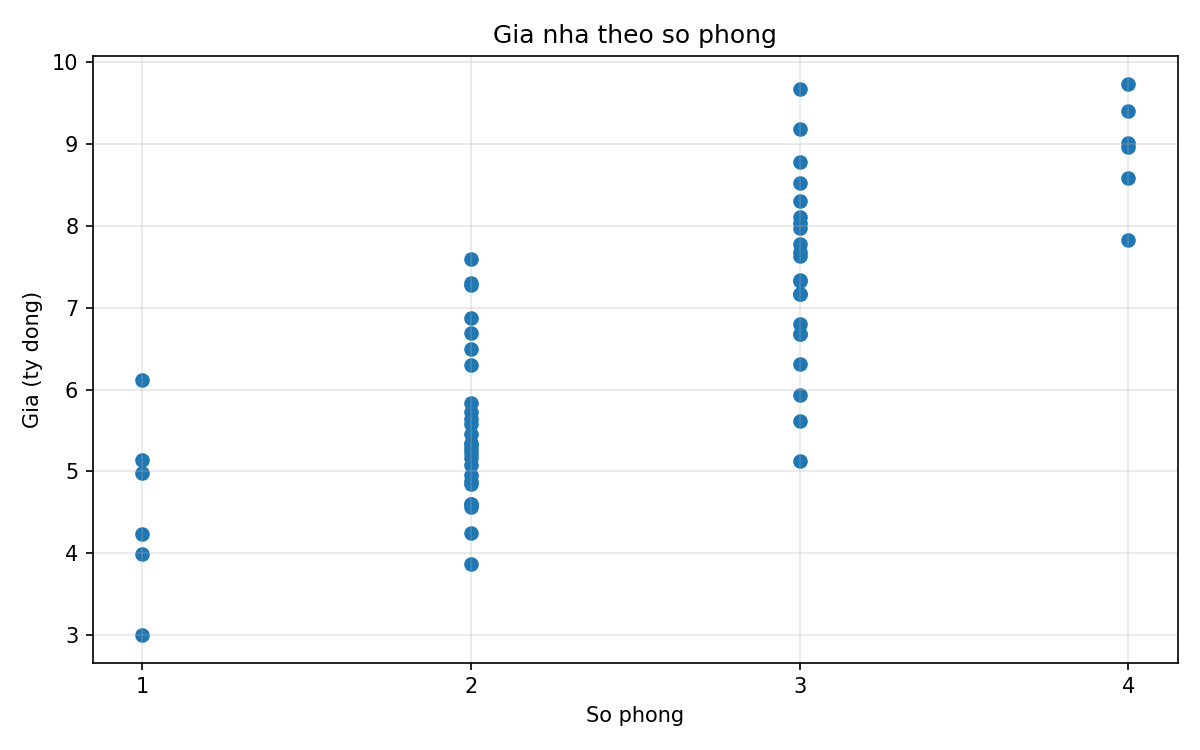

Source code (Python):
import matplotlib

matplotlib.use("Agg")

import matplotlib.pyplot as plt
import pandas as pd


def main() -> None:
    du_lieu_nha = pd.read_csv("data/gia_nha.csv")

    plt.figure(figsize=(8, 5))
    plt.scatter(du_lieu_nha["so_phong"], du_lieu_nha["gia"], color="tab:blue")
    plt.xlabel("So phong")
    plt.ylabel("Gia (ty dong)")
    plt.title("Gia nha theo so phong")
    plt.xticks(sorted(du_lieu_nha["so_phong"].unique()))
    plt.grid(alpha=0.3)
    plt.tight_layout()
    plt.savefig("baitap01/bai2.png", dpi=150)
    plt.close()

    print("Nhin chung, so phong tang thi gia nha co xu huong tang, tuy nhien van co do phan tan giua cac mau.")


if __name__ == "__main__":
    main()
